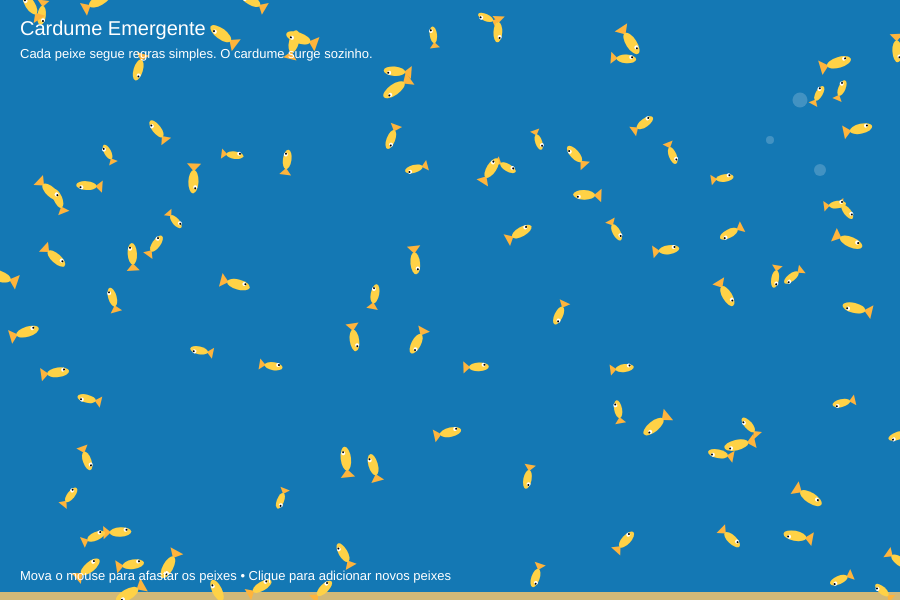
Frame 1 (no input)
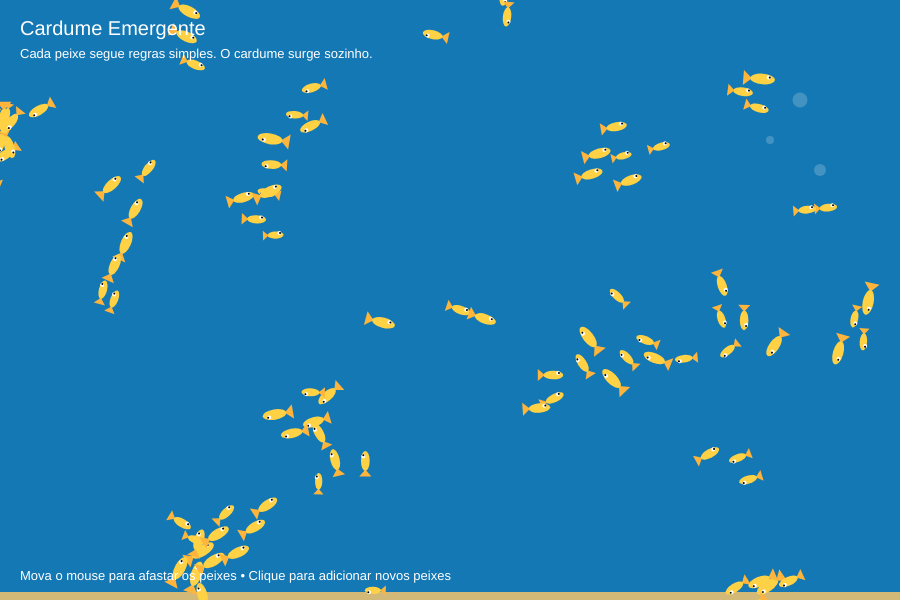
Frame 60 (no input)
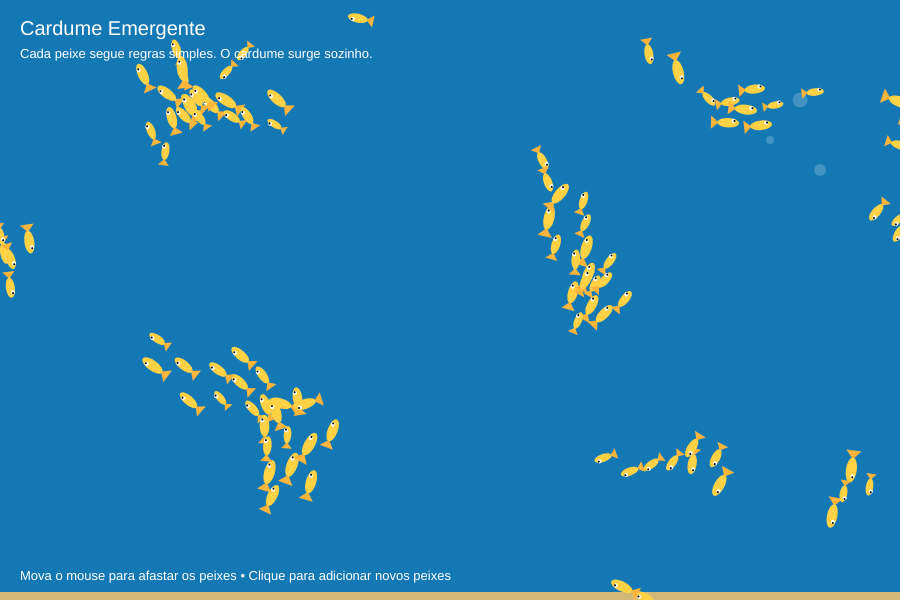
Frame 120 (the mouse pressed at the canvas centre since frame 60)

The p5.js sketch that drew these frames (run headless with seeded random() and noise() and a simulated clock; from frame 60 on, the mouse is pressed at the canvas centre):

// p5.js sketch
// ── sketch.js
// ARTEFATO 6 - EMERGÊNCIA
// Cardume emergente: separação + alinhamento + coesão

let peixes = [];

function setup() {
  createCanvas(900, 600);
  for (let i = 0; i < 100; i++) {
    peixes.push(new Peixe(random(width), random(height)));
  }
}

function draw() {
  background(20, 120, 180);
  desenharOceano();

  for (let peixe of peixes) {
    peixe.cardume(peixes);
    peixe.fugirDoMouse();
    peixe.mover();
    peixe.bordas();
    peixe.mostrar();
  }

  fill(255);
  noStroke();
  textSize(20);
  text("Cardume Emergente", 20, 35);
  textSize(13);
  text("Cada peixe segue regras simples. O cardume surge sozinho.", 20, 58);
  text("Mova o mouse para afastar os peixes • Clique para adicionar novos peixes", 20, height - 20);
}

class Peixe {
  constructor(x, y) {
    this.pos = createVector(x, y);
    this.vel = p5.Vector.random2D();
    this.vel.setMag(random(1.5, 3));
    this.acel = createVector(0, 0);
    this.velocidadeMaxima = 3;
    this.forcaMaxima = 0.07;
    this.tamanho = random(7, 11);
  }

  cardume(peixes) {
    let separacao = this.separar(peixes);
    let alinhamento = this.alinhar(peixes);
    let coesao = this.agrupar(peixes);
    separacao.mult(1.7);
    alinhamento.mult(1.2);
    coesao.mult(1.0);
    this.acel.add(separacao);
    this.acel.add(alinhamento);
    this.acel.add(coesao);
  }

  separar(peixes) {
    let direcao = createVector(0, 0);
    let quantidade = 0;
    for (let outro of peixes) {
      if (outro === this) continue;
      let distancia = p5.Vector.dist(this.pos, outro.pos);
      if (distancia > 0 && distancia < 25) {
        let diferenca = p5.Vector.sub(this.pos, outro.pos);
        diferenca.div(distancia);
        direcao.add(diferenca);
        quantidade++;
      }
    }
    if (quantidade > 0) {
      direcao.div(quantidade);
      direcao.setMag(this.velocidadeMaxima);
      direcao.sub(this.vel);
      direcao.limit(this.forcaMaxima);
    }
    return direcao;
  }

  alinhar(peixes) {
    let velocidadeMedia = createVector(0, 0);
    let quantidade = 0;
    for (let outro of peixes) {
      let distancia = p5.Vector.dist(this.pos, outro.pos);
      if (outro !== this && distancia < 60) {
        velocidadeMedia.add(outro.vel);
        quantidade++;
      }
    }
    if (quantidade > 0) {
      velocidadeMedia.div(quantidade);
      velocidadeMedia.setMag(this.velocidadeMaxima);
      velocidadeMedia.sub(this.vel);
      velocidadeMedia.limit(this.forcaMaxima);
    }
    return velocidadeMedia;
  }

  agrupar(peixes) {
    let centro = createVector(0, 0);
    let quantidade = 0;
    for (let outro of peixes) {
      let distancia = p5.Vector.dist(this.pos, outro.pos);
      if (outro !== this && distancia < 70) {
        centro.add(outro.pos);
        quantidade++;
      }
    }
    if (quantidade > 0) {
      centro.div(quantidade);
      return this.buscar(centro);
    }
    return createVector(0, 0);
  }

  buscar(alvo) {
    let desejada = p5.Vector.sub(alvo, this.pos);
    desejada.setMag(this.velocidadeMaxima);
    let direcao = p5.Vector.sub(desejada, this.vel);
    direcao.limit(this.forcaMaxima);
    return direcao;
  }

  fugirDoMouse() {
    let mouse = createVector(mouseX, mouseY);
    let distancia = p5.Vector.dist(this.pos, mouse);
    if (distancia < 100) {
      let fuga = p5.Vector.sub(this.pos, mouse);
      fuga.setMag(0.4);
      this.acel.add(fuga);
    }
  }

  mover() {
    this.vel.add(this.acel);
    this.vel.limit(this.velocidadeMaxima);
    this.pos.add(this.vel);
    this.acel.mult(0);
  }

  bordas() {
    if (this.pos.x < -20) this.pos.x = width + 20;
    if (this.pos.x > width + 20) this.pos.x = -20;
    if (this.pos.y < -20) this.pos.y = height + 20;
    if (this.pos.y > height + 20) this.pos.y = -20;
  }

  mostrar() {
    push();
    translate(this.pos.x, this.pos.y);
    rotate(this.vel.heading());
    noStroke();

    fill(255, 180, 60);
    triangle(-this.tamanho, 0, -this.tamanho * 1.8, -this.tamanho * 0.7, -this.tamanho * 1.8, this.tamanho * 0.7);

    fill(255, 210, 70);
    ellipse(0, 0, this.tamanho * 2.3, this.tamanho);

    fill(255);
    circle(this.tamanho * 0.55, -2, 4);
    fill(0);
    circle(this.tamanho * 0.65, -2, 2);
    pop();
  }
}

function desenharOceano() {
  noStroke();
  fill(255, 255, 255, 50);
  circle(width - 100, 100, 15);
  circle(width - 130, 140, 8);
  circle(width - 80, 170, 12);

  fill(210, 185, 120);
  rect(0, height - 8, width, 8);
}

function mousePressed() {
  for (let i = 0; i < 5; i++) {
    peixes.push(new Peixe(mouseX + random(-15, 15), mouseY + random(-15, 15)));
  }
}
